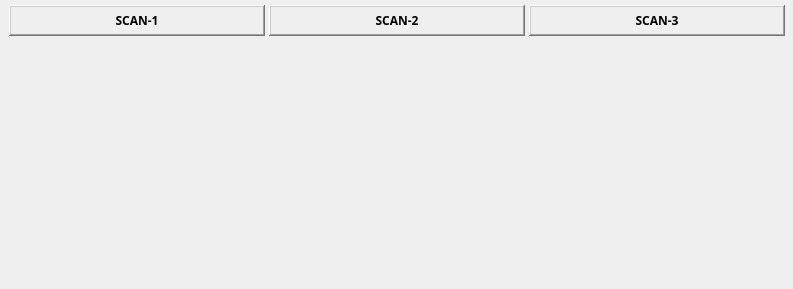
<?xml version="1.0" encoding="UTF-8"?>
<ui version="4.0">
 <class>MainWindow</class>
 <widget class="QMainWindow" name="MainWindow">
  <property name="geometry">
   <rect>
    <x>0</x>
    <y>0</y>
    <width>793</width>
    <height>289</height>
   </rect>
  </property>
  <property name="windowTitle">
   <string>CEL Controller</string>
  </property>
  <property name="styleSheet">
   <string notr="true"/>
  </property>
  <widget class="QWidget" name="centralwidget">
   <widget class="caFrame" name="caframe">
    <property name="geometry">
     <rect>
      <x>-1</x>
      <y>0</y>
      <width>871</width>
      <height>301</height>
     </rect>
    </property>
    <property name="background">
     <color>
      <red>156</red>
      <green>156</green>
      <blue>156</blue>
     </color>
    </property>
    <property name="backgroundMode">
     <enum>caFrame::Filled</enum>
    </property>
    <widget class="caInclude" name="cainclude">
     <property name="geometry">
      <rect>
       <x>15</x>
       <y>45</y>
       <width>243</width>
       <height>231</height>
      </rect>
     </property>
     <property name="macro">
      <string notr="true">P=$(W), S=scan1, CONFIG=$(CONFIG)</string>
     </property>
     <property name="filename" stdset="0">
      <string notr="true">../scan/scan-v2.ui</string>
     </property>
    </widget>
    <widget class="caInclude" name="cainclude_2">
     <property name="geometry">
      <rect>
       <x>275</x>
       <y>45</y>
       <width>243</width>
       <height>231</height>
      </rect>
     </property>
     <property name="macro">
      <string notr="true">P=$(W), S=scan2, CONFIG=$(CONFIG)</string>
     </property>
     <property name="filename" stdset="0">
      <string notr="true">../scan/scan-v2.ui</string>
     </property>
    </widget>
    <widget class="caInclude" name="cainclude_3">
     <property name="geometry">
      <rect>
       <x>535</x>
       <y>45</y>
       <width>243</width>
       <height>231</height>
      </rect>
     </property>
     <property name="macro">
      <string notr="true">P=$(W), S=scan3, CONFIG=$(CONFIG)</string>
     </property>
     <property name="filename" stdset="0">
      <string notr="true">../scan/scan-v2.ui</string>
     </property>
    </widget>
    <widget class="caLabel" name="calabel">
     <property name="geometry">
      <rect>
       <x>10</x>
       <y>5</y>
       <width>256</width>
       <height>31</height>
      </rect>
     </property>
     <property name="font">
      <font>
       <family>Yu Mincho Demibold</family>
       <pointsize>9</pointsize>
       <weight>75</weight>
       <bold>true</bold>
      </font>
     </property>
     <property name="frameShape">
      <enum>QFrame::WinPanel</enum>
     </property>
     <property name="frameShadow">
      <enum>QFrame::Raised</enum>
     </property>
     <property name="lineWidth">
      <number>1</number>
     </property>
     <property name="midLineWidth">
      <number>1</number>
     </property>
     <property name="text">
      <string>SCAN-1</string>
     </property>
     <property name="alignment">
      <set>Qt::AlignCenter</set>
     </property>
     <property name="foreground">
      <color>
       <red>0</red>
       <green>0</green>
       <blue>0</blue>
      </color>
     </property>
     <property name="background">
      <color>
       <red>169</red>
       <green>209</green>
       <blue>239</blue>
      </color>
     </property>
    </widget>
    <widget class="caGraphics" name="cagraphics_2">
     <property name="geometry">
      <rect>
       <x>10</x>
       <y>40</y>
       <width>256</width>
       <height>241</height>
      </rect>
     </property>
     <property name="foreground">
      <color>
       <red>105</red>
       <green>105</green>
       <blue>105</blue>
      </color>
     </property>
     <property name="linestyle" stdset="0">
      <enum>caGraphics::Solid</enum>
     </property>
     <property name="fillstyle" stdset="0">
      <enum>caGraphics::Filled</enum>
     </property>
     <property name="lineSize">
      <number>2</number>
     </property>
     <property name="lineColor">
      <color>
       <red>0</red>
       <green>0</green>
       <blue>0</blue>
      </color>
     </property>
    </widget>
    <widget class="caLabel" name="calabel_2">
     <property name="geometry">
      <rect>
       <x>270</x>
       <y>5</y>
       <width>256</width>
       <height>31</height>
      </rect>
     </property>
     <property name="font">
      <font>
       <family>Yu Mincho Demibold</family>
       <pointsize>9</pointsize>
       <weight>75</weight>
       <bold>true</bold>
      </font>
     </property>
     <property name="frameShape">
      <enum>QFrame::WinPanel</enum>
     </property>
     <property name="frameShadow">
      <enum>QFrame::Raised</enum>
     </property>
     <property name="lineWidth">
      <number>1</number>
     </property>
     <property name="midLineWidth">
      <number>1</number>
     </property>
     <property name="text">
      <string>SCAN-2</string>
     </property>
     <property name="alignment">
      <set>Qt::AlignCenter</set>
     </property>
     <property name="foreground">
      <color>
       <red>0</red>
       <green>0</green>
       <blue>0</blue>
      </color>
     </property>
     <property name="background">
      <color>
       <red>169</red>
       <green>209</green>
       <blue>239</blue>
      </color>
     </property>
    </widget>
    <widget class="caLabel" name="calabel_3">
     <property name="geometry">
      <rect>
       <x>530</x>
       <y>5</y>
       <width>256</width>
       <height>31</height>
      </rect>
     </property>
     <property name="font">
      <font>
       <family>Yu Mincho Demibold</family>
       <pointsize>9</pointsize>
       <weight>75</weight>
       <bold>true</bold>
      </font>
     </property>
     <property name="frameShape">
      <enum>QFrame::WinPanel</enum>
     </property>
     <property name="frameShadow">
      <enum>QFrame::Raised</enum>
     </property>
     <property name="lineWidth">
      <number>1</number>
     </property>
     <property name="midLineWidth">
      <number>1</number>
     </property>
     <property name="text">
      <string>SCAN-3</string>
     </property>
     <property name="alignment">
      <set>Qt::AlignCenter</set>
     </property>
     <property name="foreground">
      <color>
       <red>0</red>
       <green>0</green>
       <blue>0</blue>
      </color>
     </property>
     <property name="background">
      <color>
       <red>169</red>
       <green>209</green>
       <blue>239</blue>
      </color>
     </property>
    </widget>
    <widget class="caGraphics" name="cagraphics_3">
     <property name="geometry">
      <rect>
       <x>270</x>
       <y>40</y>
       <width>256</width>
       <height>241</height>
      </rect>
     </property>
     <property name="foreground">
      <color>
       <red>105</red>
       <green>105</green>
       <blue>105</blue>
      </color>
     </property>
     <property name="linestyle" stdset="0">
      <enum>caGraphics::Solid</enum>
     </property>
     <property name="fillstyle" stdset="0">
      <enum>caGraphics::Filled</enum>
     </property>
     <property name="lineSize">
      <number>2</number>
     </property>
     <property name="lineColor">
      <color>
       <red>0</red>
       <green>0</green>
       <blue>0</blue>
      </color>
     </property>
    </widget>
    <widget class="caGraphics" name="cagraphics_4">
     <property name="geometry">
      <rect>
       <x>530</x>
       <y>40</y>
       <width>256</width>
       <height>241</height>
      </rect>
     </property>
     <property name="foreground">
      <color>
       <red>105</red>
       <green>105</green>
       <blue>105</blue>
      </color>
     </property>
     <property name="linestyle" stdset="0">
      <enum>caGraphics::Solid</enum>
     </property>
     <property name="fillstyle" stdset="0">
      <enum>caGraphics::Filled</enum>
     </property>
     <property name="lineSize">
      <number>2</number>
     </property>
     <property name="lineColor">
      <color>
       <red>0</red>
       <green>0</green>
       <blue>0</blue>
      </color>
     </property>
    </widget>
    <zorder>cagraphics_4</zorder>
    <zorder>cagraphics_3</zorder>
    <zorder>calabel</zorder>
    <zorder>cagraphics_2</zorder>
    <zorder>cainclude</zorder>
    <zorder>cainclude_2</zorder>
    <zorder>cainclude_3</zorder>
    <zorder>calabel_2</zorder>
    <zorder>calabel_3</zorder>
   </widget>
  </widget>
 </widget>
 <customwidgets>
  <customwidget>
   <class>caFrame</class>
   <extends>QFrame</extends>
   <header>caFrame</header>
   <container>1</container>
  </customwidget>
  <customwidget>
   <class>caLabel</class>
   <extends>QLabel</extends>
   <header>caLabel</header>
  </customwidget>
  <customwidget>
   <class>caGraphics</class>
   <extends>QWidget</extends>
   <header>caGraphics</header>
  </customwidget>
  <customwidget>
   <class>caInclude</class>
   <extends>QWidget</extends>
   <header>caInclude</header>
  </customwidget>
 </customwidgets>
 <resources/>
 <connections/>
</ui>
